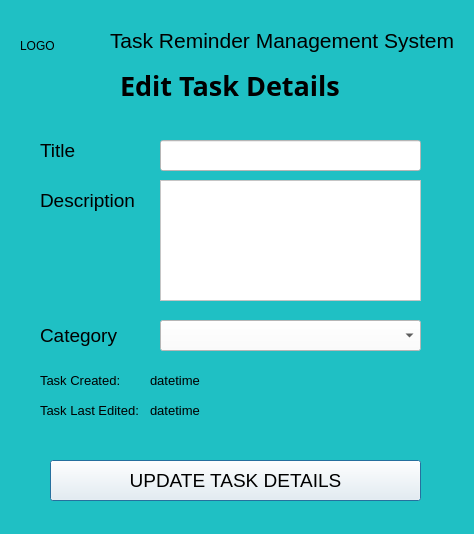
<?xml version="1.0" encoding="UTF-8"?>
<ui version="4.0">
 <class>EditTaskDetailsStandardUserAccountDialog</class>
 <widget class="QDialog" name="EditTaskDetailsStandardUserAccountDialog">
  <property name="geometry">
   <rect>
    <x>0</x>
    <y>0</y>
    <width>474</width>
    <height>534</height>
   </rect>
  </property>
  <property name="windowTitle">
   <string>TRMS - Edit Task Details</string>
  </property>
  <property name="windowIcon">
   <iconset resource="assets.qrc">
    <normaloff>:/images/TRMS-Logo-Without-Text.ico</normaloff>:/images/TRMS-Logo-Without-Text.ico</iconset>
  </property>
  <property name="styleSheet">
   <string notr="true">background-color: rgb(31, 192, 196);</string>
  </property>
  <widget class="QLabel" name="category_label">
   <property name="geometry">
    <rect>
     <x>40</x>
     <y>320</y>
     <width>101</width>
     <height>31</height>
    </rect>
   </property>
   <property name="font">
    <font>
     <family>Segoe UI</family>
     <pointsize>14</pointsize>
     <weight>50</weight>
     <bold>false</bold>
    </font>
   </property>
   <property name="text">
    <string>Category</string>
   </property>
  </widget>
  <widget class="QPushButton" name="editTask_pushButton">
   <property name="geometry">
    <rect>
     <x>50</x>
     <y>460</y>
     <width>371</width>
     <height>41</height>
    </rect>
   </property>
   <property name="font">
    <font>
     <family>MS Shell Dlg 2</family>
     <pointsize>14</pointsize>
     <weight>50</weight>
     <bold>false</bold>
    </font>
   </property>
   <property name="styleSheet">
    <string notr="true">background-color: rgb(248, 248, 248);</string>
   </property>
   <property name="text">
    <string>UPDATE TASK DETAILS</string>
   </property>
  </widget>
  <widget class="QLabel" name="logo_label">
   <property name="geometry">
    <rect>
     <x>20</x>
     <y>20</y>
     <width>81</width>
     <height>51</height>
    </rect>
   </property>
   <property name="text">
    <string>LOGO</string>
   </property>
  </widget>
  <widget class="QLabel" name="description_label">
   <property name="geometry">
    <rect>
     <x>40</x>
     <y>190</y>
     <width>111</width>
     <height>21</height>
    </rect>
   </property>
   <property name="font">
    <font>
     <family>Segoe UI</family>
     <pointsize>14</pointsize>
     <weight>50</weight>
     <bold>false</bold>
    </font>
   </property>
   <property name="text">
    <string>Description</string>
   </property>
  </widget>
  <widget class="QLabel" name="label_3">
   <property name="geometry">
    <rect>
     <x>110</x>
     <y>20</y>
     <width>371</width>
     <height>41</height>
    </rect>
   </property>
   <property name="font">
    <font>
     <pointsize>16</pointsize>
    </font>
   </property>
   <property name="text">
    <string>Task Reminder Management System</string>
   </property>
  </widget>
  <widget class="QLabel" name="title_label">
   <property name="geometry">
    <rect>
     <x>40</x>
     <y>140</y>
     <width>71</width>
     <height>21</height>
    </rect>
   </property>
   <property name="font">
    <font>
     <family>Segoe UI</family>
     <pointsize>14</pointsize>
     <weight>50</weight>
     <bold>false</bold>
    </font>
   </property>
   <property name="text">
    <string>Title</string>
   </property>
  </widget>
  <widget class="QPlainTextEdit" name="description_plainTextEdit">
   <property name="geometry">
    <rect>
     <x>160</x>
     <y>180</y>
     <width>261</width>
     <height>121</height>
    </rect>
   </property>
   <property name="styleSheet">
    <string notr="true">background-color: rgb(255, 255, 255);</string>
   </property>
  </widget>
  <widget class="QLineEdit" name="title_lineEdit">
   <property name="geometry">
    <rect>
     <x>160</x>
     <y>140</y>
     <width>261</width>
     <height>31</height>
    </rect>
   </property>
   <property name="font">
    <font>
     <family>Segoe UI</family>
     <pointsize>12</pointsize>
    </font>
   </property>
   <property name="toolTip">
    <string>&lt;html&gt;&lt;head/&gt;&lt;body&gt;&lt;p align=&quot;center&quot;&gt;&lt;span style=&quot; font-size:10pt;&quot;&gt;Enter First Name&lt;/span&gt;&lt;/p&gt;&lt;/body&gt;&lt;/html&gt;</string>
   </property>
   <property name="styleSheet">
    <string notr="true">background-color: rgb(255, 255, 255);</string>
   </property>
  </widget>
  <widget class="QLabel" name="label">
   <property name="geometry">
    <rect>
     <x>120</x>
     <y>60</y>
     <width>251</width>
     <height>51</height>
    </rect>
   </property>
   <property name="font">
    <font>
     <family>Malgun Gothic</family>
     <pointsize>20</pointsize>
     <weight>75</weight>
     <bold>true</bold>
    </font>
   </property>
   <property name="text">
    <string>Edit Task Details</string>
   </property>
  </widget>
  <widget class="QComboBox" name="category_comboBox">
   <property name="geometry">
    <rect>
     <x>160</x>
     <y>320</y>
     <width>261</width>
     <height>31</height>
    </rect>
   </property>
   <property name="font">
    <font>
     <pointsize>12</pointsize>
    </font>
   </property>
   <property name="styleSheet">
    <string notr="true">background-color: rgb(255, 255, 255);</string>
   </property>
  </widget>
  <widget class="QLabel" name="taskLastEditedDateTime_label">
   <property name="geometry">
    <rect>
     <x>150</x>
     <y>400</y>
     <width>241</width>
     <height>21</height>
    </rect>
   </property>
   <property name="font">
    <font>
     <pointsize>10</pointsize>
    </font>
   </property>
   <property name="text">
    <string>datetime</string>
   </property>
  </widget>
  <widget class="QLabel" name="taskCreatedDateTime_label">
   <property name="geometry">
    <rect>
     <x>150</x>
     <y>370</y>
     <width>251</width>
     <height>21</height>
    </rect>
   </property>
   <property name="font">
    <font>
     <pointsize>10</pointsize>
    </font>
   </property>
   <property name="text">
    <string>datetime</string>
   </property>
  </widget>
  <widget class="QLabel" name="taskCreated_label">
   <property name="geometry">
    <rect>
     <x>40</x>
     <y>370</y>
     <width>81</width>
     <height>21</height>
    </rect>
   </property>
   <property name="font">
    <font>
     <pointsize>10</pointsize>
    </font>
   </property>
   <property name="text">
    <string>Task Created:</string>
   </property>
  </widget>
  <widget class="QLabel" name="taskLastEdited_label">
   <property name="geometry">
    <rect>
     <x>40</x>
     <y>400</y>
     <width>101</width>
     <height>21</height>
    </rect>
   </property>
   <property name="font">
    <font>
     <pointsize>10</pointsize>
    </font>
   </property>
   <property name="text">
    <string>Task Last Edited:</string>
   </property>
  </widget>
 </widget>
 <resources>
  <include location="assets.qrc"/>
 </resources>
 <connections/>
</ui>
